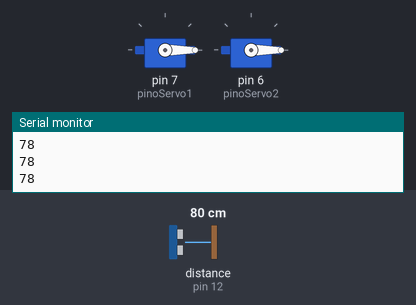
Bench run of a sketch on a simulated Arduino Uno, built with avr-gcc and run on an emulated ATmega328P. Parts: 2 × servo, the last lines printed to the serial monitor. Wiring (inferred from the names in the program): ultrasonic range finder: trigger pin 11; echo pin 12. The inputs (shaded band) are chosen by the test bench; at power-on: distance to the obstacle (sensor on pin 12) 80 cm. The echo pulse lasts 58.3 µs per cm.

Above: at 1.2 s.
1.3 s: distance to the obstacle (sensor on pin 12) set to 24 cm
2.8 s: distance to the obstacle (sensor on pin 12) set to 20 cm
At 3.7 s:
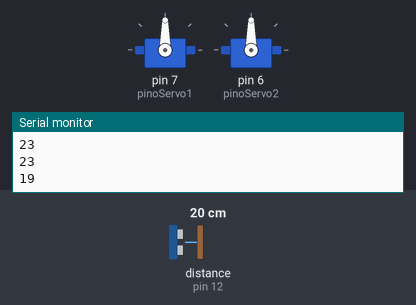
5.8 s: distance to the obstacle (sensor on pin 12) set to 35 cm
At 6.9 s:
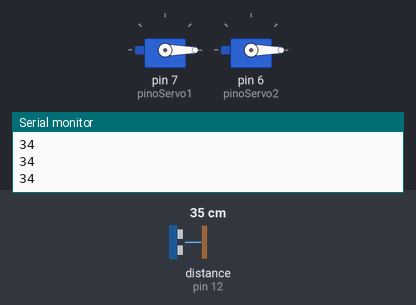
7.3 s: distance to the obstacle (sensor on pin 12) set to 2 cm
At 8.1 s:
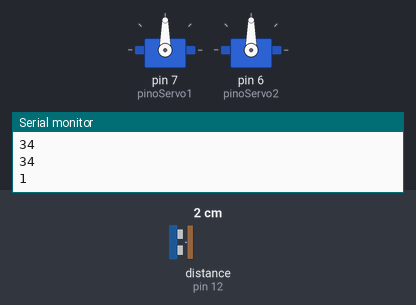
Timing chart, 0 to 11.3 s (numbered marks = the images above; inputs shaded):
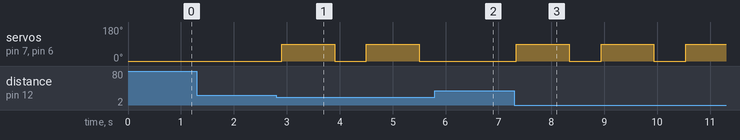

Measured:
- the behaviour switches between 22 and 21 cm on distance to the obstacle (sensor on pin 12) (found by bisection; images 0 and 1)
- after the input at 2.8 s, servo on pin 7 (pinoServo1), servo on pin 6 (pinoServo2): alternates 90° for 1.0 s and 0° for 0.60 s, starting after 0.10 s
- after the input at 5.8 s, servo on pin 7 (pinoServo1), servo on pin 6 (pinoServo2): stays 0° (without the input it goes to 90° after 0.31 s)
- after the input at 7.3 s, servo on pin 7 (pinoServo1), servo on pin 6 (pinoServo2): alternates 90° for 1.0 s and 0° for 0.60 s, starting at once

The sketch:

maosroboticasBT.ino
```cpp
#include <Servo.h>

// Robô PICHULECO

Servo servo1;
Servo servo2;

// Pinos dos servos
int pinoServo1 = 7;
int pinoServo2 = 6;

// Pinos do ultrassônico
int trig = 11;
int echo = 12;

long duracao;
int distancia;

void setup() {

  servo1.attach(pinoServo1);
  servo2.attach(pinoServo2);

  pinMode(trig, OUTPUT);
  pinMode(echo, INPUT);

  Serial.begin(9600);

  servo1.write(0);
  servo2.write(0);
}

void loop() {

  // Medir distância
  digitalWrite(trig, LOW);
  delayMicroseconds(2);

  digitalWrite(trig, HIGH);
  delayMicroseconds(10);
  digitalWrite(trig, LOW);

  duracao = pulseIn(echo, HIGH);

  distancia = duracao * 0.034 / 2;

  Serial.println(distancia);

  // Detectar obstáculo
  if (distancia > 0 && distancia <= 20) {

    servo1.write(90);
    servo2.write(90);

    delay(1000);

    servo1.write(0);
    servo2.write(0);

    delay(500);
  }

  delay(100);
}
```
